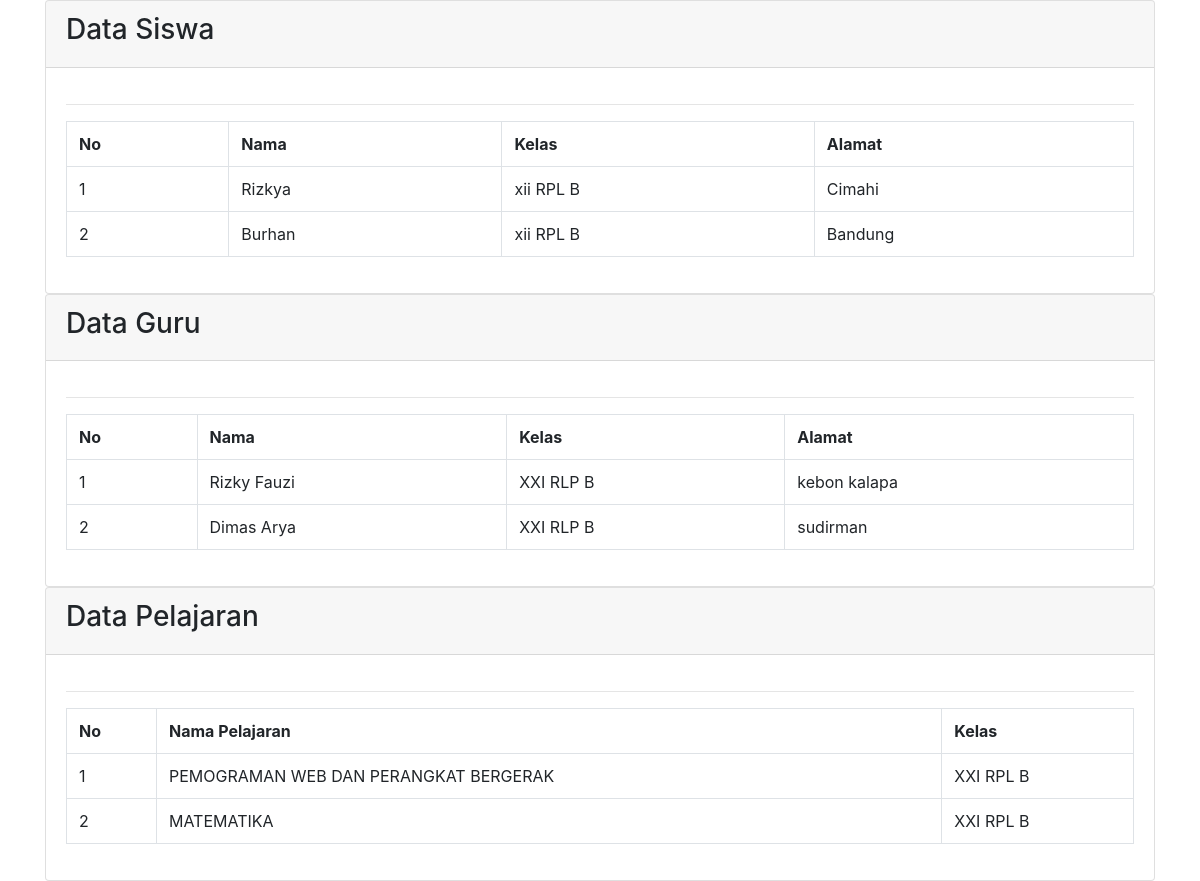
The page / on the database its author committed.
### tables this page shows
CREATE TABLE `tb_siswa` (
  `id_siswa` int(11) NOT NULL,
  `nama_siswa` varchar(200) NOT NULL,
  `kelas` varchar(200) NOT NULL,
  `alamat` varchar(200) NOT NULL
);

CREATE TABLE `tb_guru` (
  `id_guru` int(11) NOT NULL,
  `nama_guru` varchar(200) NOT NULL,
  `kelas` varchar(200) NOT NULL,
  `alamat` varchar(200) NOT NULL
);

CREATE TABLE `tb_pelajaran` (
  `id_pelajaran` int(11) NOT NULL,
  `nama_pelajaran` varchar(200) NOT NULL,
  `kelas` varchar(200) NOT NULL
);

### SiswaClass.php (called while the page is built)
<?php
class Siswa
{
    public function __construct()
    {
        $host = "localhost";
        $dbname = "sekolah";
        $username = "root";
        $password = "";
        $this->db = new PDO("mysql:host={$host};dbname={$dbname}", $username, $password);
    }
    public function show()
    {
        $query = $this->db->prepare("SELECT * FROM tb_siswa");
        $query->execute();
        $data = $query->fetchAll();
        return $data;
    }
}
?>

### GuruClass.php (called while the page is built)
<?php
class Guru
{
    public function __construct()
    {
        $host = "localhost";
        $dbname = "sekolah";
        $username = "root";
        $password = "";
        $this->db = new PDO("mysql:host={$host};dbname={$dbname}", $username, $password);
    }
    public function show()
    {
        $query = $this->db->prepare("SELECT * FROM tb_guru");
        $query->execute();
        $data = $query->fetchAll();
        return $data;
    }
}
?>

### PelajaranClass.php (called while the page is built)
<?php
class Pelajaran
{
    public function __construct()
    {
        $host = "localhost";
        $dbname = "sekolah";
        $username = "root";
        $password = "";
        $this->db = new PDO("mysql:host={$host};dbname={$dbname}", $username, $password);
    }
    public function show()
    {
        $query = $this->db->prepare("SELECT * FROM tb_pelajaran");
        $query->execute();
        $data = $query->fetchAll();
        return $data;
    }
}
?>

### index.php (the view, shortened to what this page needs)
<?php
include('GuruClass.php');
include('PelajaranClass.php');
include('SiswaClass.php');
$guru = new Guru();
$data_guru = $guru->show();
$pelajaran = new Pelajaran();
$data_pelajaran = $pelajaran->show();
$siswa = new Siswa();
$data_siswa = $siswa->show();
?>
<html>
    <head>
        <link rel="stylesheet" href="bootstrap.min.css">
    </head>
    <body>
    <div class="container">
        <div class="card">
            <div class="card-header">
                <h3>Data Siswa</h3>
            </div>
            <div class="card-body">
                <hr/>
                <table class="table table-bordered" width="60%">
                    <tr>
                        <th>No</th>
                        <th>Nama</th>
                        <th>Kelas</th>
                        <th>Alamat</th>
                    </tr>
                    <?php
                    $no = 1;
                    foreach($data_siswa as $row)
                    {
                        echo "<tr>";
                        echo "<td>".$no."</td>";
                        echo "<td>".$row['nama_siswa']."</td>";
                        echo "<td>".$row['kelas']."</td>";
                        echo "<td>".$row['alamat']."</td>";
                        $no++;
                    }
                    ?>
                </table>
            </div>
        </div>
        <div class="card">
            <div class="card-header">
                <h3>Data Guru</h3>
            </div>
            <div class="card-body">
                <hr/>
                <table class="table table-bordered" width="60%">
                    <tr>
                        <th>No</th>
                        <th>Nama</th>
                        <th>Kelas</th>
                        <th>Alamat</th>
                    </tr>
                    <?php
                    $no = 1;
                    foreach($data_guru as $row)
                    {
                        echo "<tr>";
                        echo "<td>".$no."</td>";
                        echo "<td>".$row['nama_guru']."</td>";
                        echo "<td>".$row['kelas']."</td>";
                        echo "<td>".$row['alamat']."</td>";
                        $no++;
                    }
                    ?>
                </table>
            </div>
        </div>
        <div class="card">
            <div class="card-header">
                <h3>Data Pelajaran</h3>
            </div>
            <div class="card-body">
                <hr/>
                <table class="table table-bordered" width="60%">
                    <tr>
                        <th>No</th>
                        <th>Nama Pelajaran</th>
                        <th>Kelas</th>
                    </tr>
                    <?php
                    $no = 1;
                    foreach($data_pelajaran as $row)
                    {
                        echo "<tr>";
                        echo "<td>".$no."</td>";
                        echo "<td>".$row['nama_pelajaran']."</td>";
                        echo "<td>".$row['kelas']."</td>";
                        $no++;
                    }
                    ?>
                </table>
            </div>
        </div>
    </div>
    </body>
</html>

### rows shown on the page
tb_siswa: nama_siswa "Rizkya", kelas "xii RPL B", alamat "Cimahi"
tb_siswa: nama_siswa "Burhan", kelas "xii RPL B", alamat "Bandung"
tb_guru: nama_guru "Rizky Fauzi", kelas "XXI RLP B", alamat "kebon kalapa"
tb_guru: nama_guru "Dimas Arya", kelas "XXI RLP B", alamat "sudirman"
tb_pelajaran: nama_pelajaran "PEMOGRAMAN WEB DAN PERANGKAT BERGERAK", kelas "XXI RPL B"
tb_pelajaran: nama_pelajaran "MATEMATIKA", kelas "XXI RPL B"
